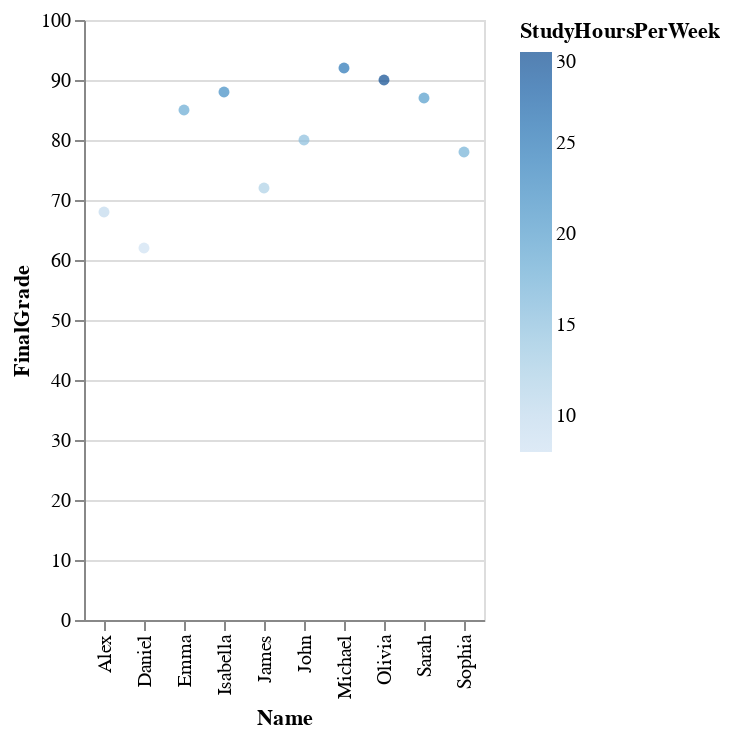

The code cell stored with this chart in its notebook:
### Code cell
# se crea esta grafica para identificar alunmo con mas horas semanal y cuan serca esta de grade final
alt.Chart(df).mark_circle()\
   .encode(x='Name', y='FinalGrade', color='StudyHoursPerWeek', \
           tooltip=['ExtracurricularActivities','Gender','AttendanceRate',\
                    'ExtracurricularActivities','PreviousGrade']).interactive()

### Figure 1 — Vega-Lite specification as saved in the notebook (floating-point values rounded to 4 significant figures)
{"config": {"view": {"continuousWidth": 400, "continuousHeight": 300}}, "data": {"name": "data-83358f34435ed5458ddf4d188b4679f7"}, "mark": "circle", "encoding": {"color": {"field": "StudyHoursPerWeek", "type": "quantitative"}, "tooltip": [{"field": "ExtracurricularActivities", "type": "quantitative"}, {"field": "Gender", "type": "nominal"}, {"field": "AttendanceRate", "type": "quantitative"}, {"field": "ExtracurricularActivities", "type": "quantitative"}, {"field": "PreviousGrade", "type": "quantitative"}], "x": {"field": "Name", "type": "nominal"}, "y": {"field": "FinalGrade", "type": "quantitative"}}, "selection": {"selector004": {"type": "interval", "bind": "scales", "encodings": ["x", "y"]}}, "$schema": "https://vega.github.io/schema/vega-lite/v4.17.0.json", "datasets": {"data-83358f34435ed5458ddf4d188b4679f7": [{"StudentID": 1, "Name": "John", "Gender": "Male", "AttendanceRate": 85, "StudyHoursPerWeek": 15, "PreviousGrade": 78, "ExtracurricularActivities": 1, "ParentalSupport": "High", "FinalGrade": 80}, {"StudentID": 2, "Name": "Sarah", "Gender": "Female", "AttendanceRate": 90, "StudyHoursPerWeek": 20, "PreviousGrade": 85, "ExtracurricularActivities": 2, "ParentalSupport": "Medium", "FinalGrade": 87}, {"StudentID": 3, "Name": "Alex", "Gender": "Male", "AttendanceRate": 78, "StudyHoursPerWeek": 10, "PreviousGrade": 65, "ExtracurricularActivities": 0, "ParentalSupport": "Low", "FinalGrade": 68}, {"StudentID": 4, "Name": "Michael", "Gender": "Male", "AttendanceRate": 92, "StudyHoursPerWeek": 25, "PreviousGrade": 90, "ExtracurricularActivities": 3, "ParentalSupport": "High", "FinalGrade": 92}, {"StudentID": 5, "Name": "Emma", "Gender": "Female", "AttendanceRate": 88, "StudyHoursPerWeek": 18, "PreviousGrade": 82, "ExtracurricularActivities": 2, "ParentalSupport": "Medium", "FinalGrade": 85}, {"StudentID": 6, "Name": "Olivia", "Gender": "Female", "AttendanceRate": 95, "StudyHoursPerWeek": 30, "PreviousGrade": 88, "ExtracurricularActivities": 1, "ParentalSupport": "High", "FinalGrade": 90}, {"StudentID": 7, "Name": "Daniel", "Gender": "Male", "AttendanceRate": 70, "StudyHoursPerWeek": 8, "PreviousGrade": 60, "ExtracurricularActivities": 0, "ParentalSupport": "Low", "FinalGrade": 62}, {"StudentID": 8, "Name": "Sophia", "Gender": "Female", "AttendanceRate": 85, "StudyHoursPerWeek": 17, "PreviousGrade": 77, "ExtracurricularActivities": 1, "ParentalSupport": "Medium", "FinalGrade": 78}, {"StudentID": 9, "Name": "James", "Gender": "Male", "AttendanceRate": 82, "StudyHoursPerWeek": 12, "PreviousGrade": 70, "ExtracurricularActivities": 2, "ParentalSupport": "Low", "FinalGrade": 72}, {"StudentID": 10, "Name": "Isabella", "Gender": "Female", "AttendanceRate": 91, "StudyHoursPerWeek": 22, "PreviousGrade": 86, "ExtracurricularActivities": 3, "ParentalSupport": "High", "FinalGrade": 88}]}}
